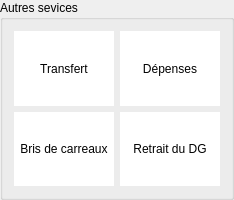
         <widget class="QGroupBox" name="groupBox_2">
          <property name="minimumSize">
           <size>
            <width>0</width>
            <height>200</height>
           </size>
          </property>
          <property name="maximumSize">
           <size>
            <width>300</width>
            <height>16777215</height>
           </size>
          </property>
          <property name="title">
           <string>Autres sevices</string>
          </property>
          <layout class="QVBoxLayout" name="verticalLayout_5">
           <item>
            <layout class="QGridLayout" name="gridLayout">
             <item row="0" column="0">
              <widget class="QToolButton" name="toolButton_12">
               <property name="minimumSize">
                <size>
                 <width>100</width>
                 <height>0</height>
                </size>
               </property>
               <property name="maximumSize">
                <size>
                 <width>100</width>
                 <height>999999</height>
                </size>
               </property>
               <property name="styleSheet">
                <string notr="true">background-color:white;
border:none;</string>
               </property>
               <property name="text">
                <string>Transfert</string>
               </property>
               <property name="icon">
                <iconset resource="img.qrc">
                 <normaloff>:/img/images/swap-horizontal-outline.svg</normaloff>:/img/images/swap-horizontal-outline.svg</iconset>
               </property>
               <property name="iconSize">
                <size>
                 <width>54</width>
                 <height>54</height>
                </size>
               </property>
               <property name="toolButtonStyle">
                <enum>Qt::ToolButtonTextUnderIcon</enum>
               </property>
              </widget>
             </item>
             <item row="0" column="1">
              <widget class="QToolButton" name="toolButton_13">
               <property name="minimumSize">
                <size>
                 <width>100</width>
                 <height>0</height>
                </size>
               </property>
               <property name="maximumSize">
                <size>
                 <width>100</width>
                 <height>999999</height>
                </size>
               </property>
               <property name="styleSheet">
                <string notr="true">background-color:white;
border:none;</string>
               </property>
               <property name="text">
                <string>Dépenses</string>
               </property>
               <property name="icon">
                <iconset resource="img.qrc">
                 <normaloff>:/img/images/logo-euro.svg</normaloff>:/img/images/logo-euro.svg</iconset>
               </property>
               <property name="iconSize">
                <size>
                 <width>54</width>
                 <height>54</height>
                </size>
               </property>
               <property name="toolButtonStyle">
                <enum>Qt::ToolButtonTextUnderIcon</enum>
               </property>
              </widget>
             </item>
             <item row="1" column="0">
              <widget class="QToolButton" name="toolButton_10">
               <property name="minimumSize">
                <size>
                 <width>100</width>
                 <height>0</height>
                </size>
               </property>
               <property name="maximumSize">
                <size>
                 <width>9999999</width>
                 <height>9999999</height>
                </size>
               </property>
               <property name="styleSheet">
                <string notr="true">background-color:white;
border:none;</string>
               </property>
               <property name="text">
                <string>Bris de carreaux</string>
               </property>
               <property name="icon">
                <iconset resource="img.qrc">
                 <normaloff>:/img/images/qr-code-outline.svg</normaloff>:/img/images/qr-code-outline.svg</iconset>
               </property>
               <property name="iconSize">
                <size>
                 <width>54</width>
                 <height>54</height>
                </size>
               </property>
               <property name="toolButtonStyle">
                <enum>Qt::ToolButtonTextUnderIcon</enum>
               </property>
              </widget>
             </item>
             <item row="1" column="1">
              <widget class="QToolButton" name="toolButton_11">
               <property name="minimumSize">
                <size>
                 <width>0</width>
                 <height>0</height>
                </size>
               </property>
               <property name="maximumSize">
                <size>
                 <width>100</width>
                 <height>999999</height>
                </size>
               </property>
               <property name="styleSheet">
                <string notr="true">background-color:white;
border:none;</string>
               </property>
               <property name="text">
                <string>Retrait du DG</string>
               </property>
               <property name="icon">
                <iconset resource="img.qrc">
                 <normaloff>:/img/images/warning-outline.svg</normaloff>:/img/images/warning-outline.svg</iconset>
               </property>
               <property name="iconSize">
                <size>
                 <width>54</width>
                 <height>54</height>
                </size>
               </property>
               <property name="toolButtonStyle">
                <enum>Qt::ToolButtonTextUnderIcon</enum>
               </property>
              </widget>
             </item>
            </layout>
           </item>
          </layout>
         </widget>
